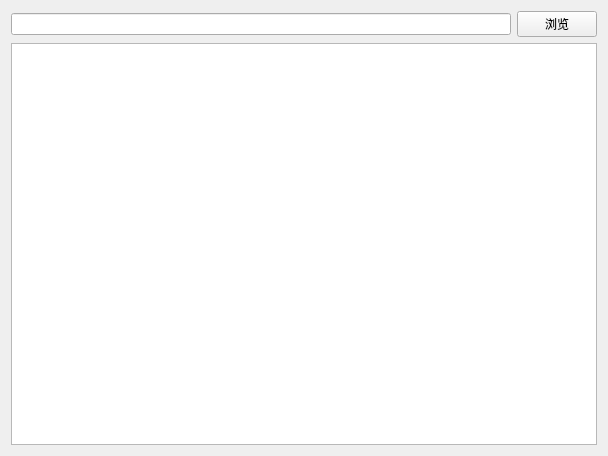
<?xml version="1.0" encoding="UTF-8"?>
<ui version="4.0">
 <class>Widget</class>
 <widget class="QWidget" name="Widget">
  <property name="geometry">
   <rect>
    <x>0</x>
    <y>0</y>
    <width>608</width>
    <height>456</height>
   </rect>
  </property>
  <property name="windowTitle">
   <string>Widget</string>
  </property>
  <layout class="QGridLayout" name="gridLayout_2">
   <item row="0" column="0">
    <widget class="QWidget" name="widget" native="true">
     <layout class="QGridLayout" name="gridLayout">
      <property name="leftMargin">
       <number>0</number>
      </property>
      <property name="topMargin">
       <number>0</number>
      </property>
      <property name="rightMargin">
       <number>0</number>
      </property>
      <property name="bottomMargin">
       <number>0</number>
      </property>
      <item row="0" column="0">
       <widget class="QLineEdit" name="lineEdit"/>
      </item>
      <item row="0" column="1">
       <widget class="QPushButton" name="pushButton">
        <property name="text">
         <string>浏览</string>
        </property>
       </widget>
      </item>
     </layout>
    </widget>
   </item>
   <item row="1" column="0">
    <widget class="QPlainTextEdit" name="plainTextEdit"/>
   </item>
  </layout>
 </widget>
 <layoutdefault spacing="6" margin="11"/>
 <resources/>
 <connections/>
</ui>
